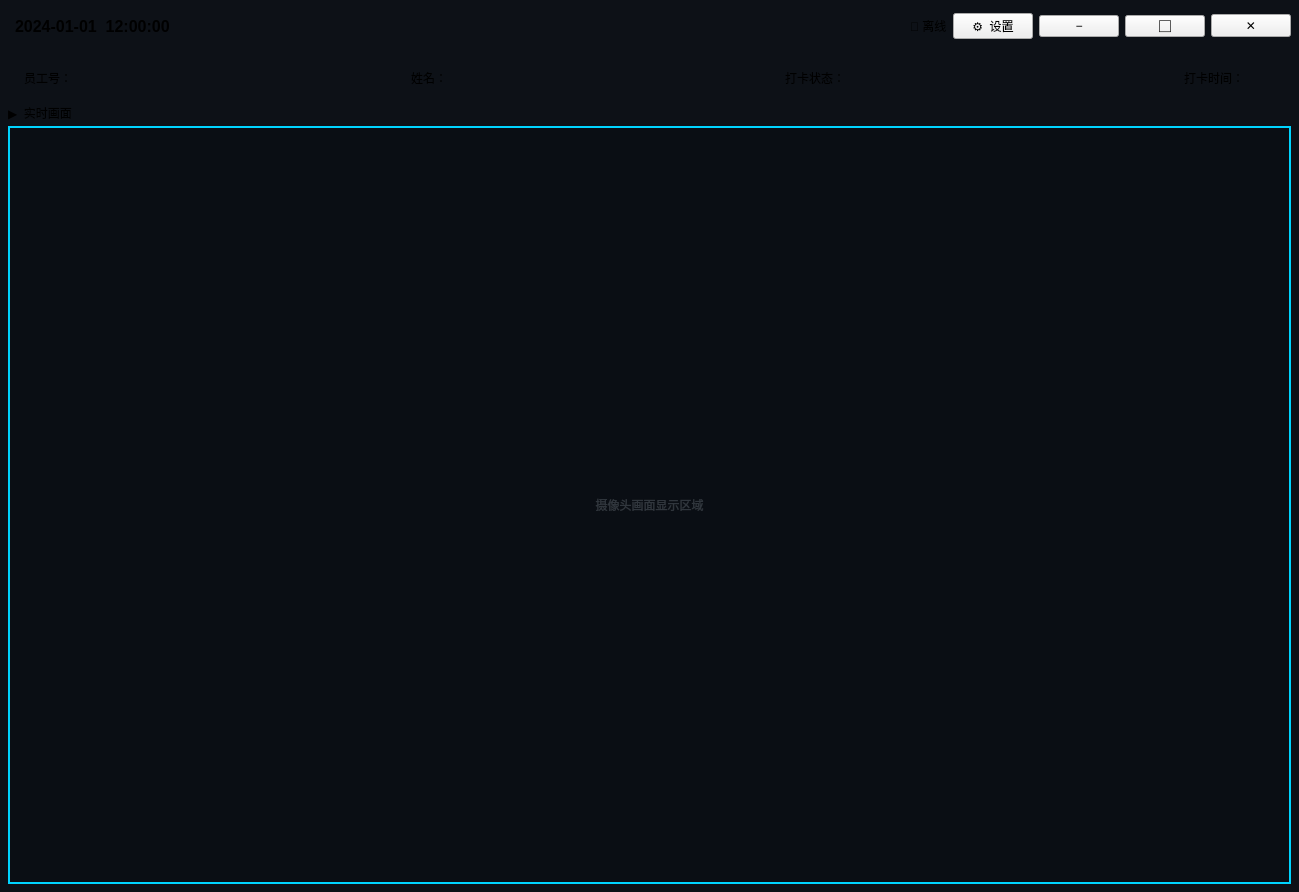
<?xml version="1.0" encoding="UTF-8"?>
<ui version="4.0">
 <class>MainWindow</class>
 <widget class="QMainWindow" name="MainWindow">
  <property name="geometry">
   <rect>
    <x>0</x>
    <y>0</y>
    <width>1299</width>
    <height>892</height>
   </rect>
  </property>
  <property name="windowTitle">
   <string>人脸识别考勤系统</string>
  </property>
  <property name="styleSheet">
   <string notr="true">QMainWindow { background-color: #0d1117; }</string>
  </property>
  <widget class="QWidget" name="centralwidget">
   <property name="styleSheet">
    <string notr="true">QWidget#centralwidget { background-color: #0d1117; }</string>
   </property>
   <layout class="QVBoxLayout" name="verticalLayout_main">
    <property name="spacing">
     <number>0</number>
    </property>
    <property name="leftMargin">
     <number>0</number>
    </property>
    <property name="topMargin">
     <number>0</number>
    </property>
    <property name="rightMargin">
     <number>0</number>
    </property>
    <property name="bottomMargin">
     <number>0</number>
    </property>
    <item>
     <widget class="QWidget" name="topWidget" native="true">
      <property name="minimumSize">
       <size>
        <width>0</width>
        <height>52</height>
       </size>
      </property>
      <layout class="QHBoxLayout" name="horizontalLayout_top">
       <property name="leftMargin">
        <number>15</number>
       </property>
       <property name="topMargin">
        <number>8</number>
       </property>
       <property name="rightMargin">
        <number>8</number>
       </property>
       <property name="bottomMargin">
        <number>8</number>
       </property>
       <item>
        <widget class="QLabel" name="timeLabel">
         <property name="font">
          <font>
           <pointsize>12</pointsize>
           <bold>true</bold>
          </font>
         </property>
         <property name="text">
          <string>2024-01-01  12:00:00</string>
         </property>
        </widget>
       </item>
       <item>
        <spacer name="horizontalSpacer_top">
         <property name="orientation">
          <enum>Qt::Orientation::Horizontal</enum>
         </property>
         <property name="sizeHint" stdset="0">
          <size>
           <width>40</width>
           <height>20</height>
          </size>
         </property>
        </spacer>
       </item>
       <item>
        <widget class="QLabel" name="networkStatusLabel">
         <property name="text">
          <string>🔴 离线</string>
         </property>
        </widget>
       </item>
       <item>
        <widget class="QPushButton" name="settingButton">
         <property name="text">
          <string>⚙  设置</string>
         </property>
        </widget>
       </item>
       <item>
        <widget class="QPushButton" name="minimizeButton">
         <property name="text">
          <string>−</string>
         </property>
        </widget>
       </item>
       <item>
        <widget class="QPushButton" name="maximizeButton">
         <property name="text">
          <string>⬜</string>
         </property>
        </widget>
       </item>
       <item>
        <widget class="QPushButton" name="closeButton">
         <property name="text">
          <string>✕</string>
         </property>
        </widget>
       </item>
      </layout>
     </widget>
    </item>
    <item>
     <layout class="QVBoxLayout" name="verticalLayout_content">
      <property name="spacing">
       <number>8</number>
      </property>
      <property name="leftMargin">
       <number>8</number>
      </property>
      <property name="topMargin">
       <number>8</number>
      </property>
      <property name="rightMargin">
       <number>8</number>
      </property>
      <property name="bottomMargin">
       <number>8</number>
      </property>
      <item>
       <widget class="QWidget" name="infoWidget" native="true">
        <property name="maximumSize">
         <size>
          <width>16777215</width>
          <height>90</height>
         </size>
        </property>
        <layout class="QHBoxLayout" name="horizontalLayout_info">
         <property name="spacing">
          <number>24</number>
         </property>
         <property name="leftMargin">
          <number>16</number>
         </property>
         <property name="topMargin">
          <number>8</number>
         </property>
         <property name="rightMargin">
          <number>16</number>
         </property>
         <property name="bottomMargin">
          <number>8</number>
         </property>
         <item>
          <widget class="QLabel" name="employeeIdLabel">
           <property name="text">
            <string>员工号：</string>
           </property>
          </widget>
         </item>
         <item>
          <widget class="QLabel" name="employeeIdEdit">
           <property name="text">
            <string/>
           </property>
          </widget>
         </item>
         <item>
          <spacer name="horizontalSpacer_1">
           <property name="orientation">
            <enum>Qt::Orientation::Horizontal</enum>
           </property>
           <property name="sizeType">
            <enum>QSizePolicy::Policy::Expanding</enum>
           </property>
           <property name="sizeHint" stdset="0">
            <size>
             <width>20</width>
             <height>20</height>
            </size>
           </property>
          </spacer>
         </item>
         <item>
          <widget class="QLabel" name="nameLabel">
           <property name="text">
            <string>姓名：</string>
           </property>
          </widget>
         </item>
         <item>
          <widget class="QLabel" name="nameEdit">
           <property name="text">
            <string/>
           </property>
          </widget>
         </item>
         <item>
          <spacer name="horizontalSpacer_2">
           <property name="orientation">
            <enum>Qt::Orientation::Horizontal</enum>
           </property>
           <property name="sizeType">
            <enum>QSizePolicy::Policy::Expanding</enum>
           </property>
           <property name="sizeHint" stdset="0">
            <size>
             <width>20</width>
             <height>20</height>
            </size>
           </property>
          </spacer>
         </item>
         <item>
          <widget class="QLabel" name="statusLabel">
           <property name="text">
            <string>打卡状态：</string>
           </property>
          </widget>
         </item>
         <item>
          <widget class="QLabel" name="statusEdit">
           <property name="text">
            <string/>
           </property>
          </widget>
         </item>
         <item>
          <spacer name="horizontalSpacer_3">
           <property name="orientation">
            <enum>Qt::Orientation::Horizontal</enum>
           </property>
           <property name="sizeType">
            <enum>QSizePolicy::Policy::Expanding</enum>
           </property>
           <property name="sizeHint" stdset="0">
            <size>
             <width>20</width>
             <height>20</height>
            </size>
           </property>
          </spacer>
         </item>
         <item>
          <widget class="QLabel" name="checkTimeLabel">
           <property name="text">
            <string>打卡时间：</string>
           </property>
          </widget>
         </item>
         <item>
          <widget class="QLabel" name="checkTimeEdit">
           <property name="text">
            <string/>
           </property>
          </widget>
         </item>
        </layout>
       </widget>
      </item>
      <item>
       <widget class="QWidget" name="cameraWidget" native="true">
        <layout class="QVBoxLayout" name="verticalLayout_camera">
         <property name="spacing">
          <number>4</number>
         </property>
         <property name="leftMargin">
          <number>0</number>
         </property>
         <property name="topMargin">
          <number>0</number>
         </property>
         <property name="rightMargin">
          <number>0</number>
         </property>
         <property name="bottomMargin">
          <number>0</number>
         </property>
         <item>
          <widget class="QLabel" name="cameraLabel">
           <property name="text">
            <string>▶  实时画面</string>
           </property>
           <property name="alignment">
            <set>Qt::AlignmentFlag::AlignLeading|Qt::AlignmentFlag::AlignLeft|Qt::AlignmentFlag::AlignVCenter</set>
           </property>
          </widget>
         </item>
         <item>
          <widget class="QLabel" name="cameraDisplay">
           <property name="sizePolicy">
            <sizepolicy hsizetype="Expanding" vsizetype="Expanding">
             <horstretch>0</horstretch>
             <verstretch>0</verstretch>
            </sizepolicy>
           </property>
           <property name="minimumSize">
            <size>
             <width>640</width>
             <height>480</height>
            </size>
           </property>
           <property name="styleSheet">
            <string notr="true">background-color: #0a0e14; color: #30363d; border: 2px solid #00d4ff;</string>
           </property>
           <property name="text">
            <string>摄像头画面显示区域</string>
           </property>
           <property name="alignment">
            <set>Qt::AlignmentFlag::AlignCenter</set>
           </property>
          </widget>
         </item>
        </layout>
       </widget>
      </item>
     </layout>
    </item>
   </layout>
  </widget>

 </widget>
 <resources/>
 <connections/>
</ui>
